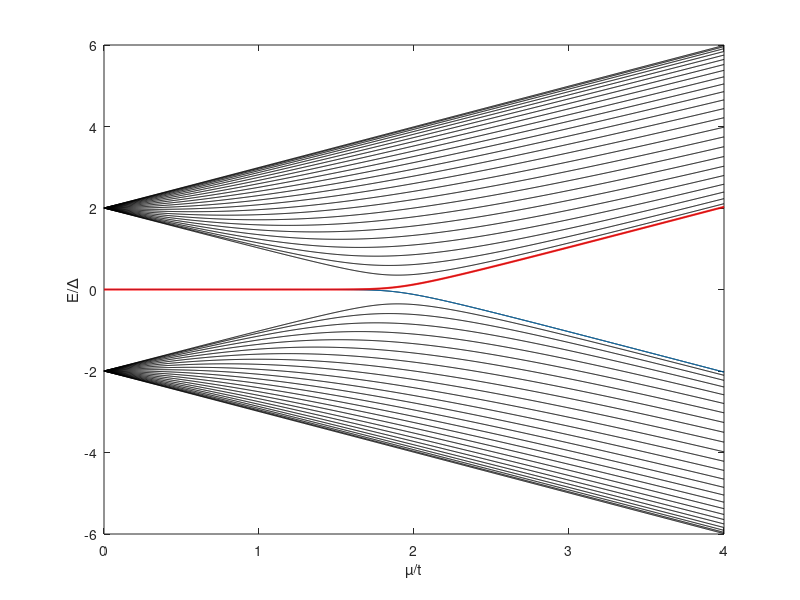

MATLAB code for this plot:
N = 25; %duljina lanca
t=1; %hopping
D=t; %supravodljivi clan
mu = linspace(0,4,1001); %on site energy range

eigE=zeros(length(mu),2*N);

for k = 1:length(mu)
    Em=[-mu(k) 0; 0 mu(k)];
    Tm=[-t -D; D t];

    H = kron(diag(ones(1,N)),Em)... 
       +kron(diag(ones(1,N-1),1),Tm)...
       +kron(diag(ones(1,N-1),-1),Tm');

    [Vxx,Dxx] = eig(H);
    eigE(k,:) = diag(Dxx);
end

plot(mu/t, eigE/D, 'k');
hold on
plot(mu/t, eigE(:,25)/D, mu/t, eigE(:,26)/D, 'r', 'LineWidth',1.5);
xlabel('µ/t'), ylabel('E/∆');
